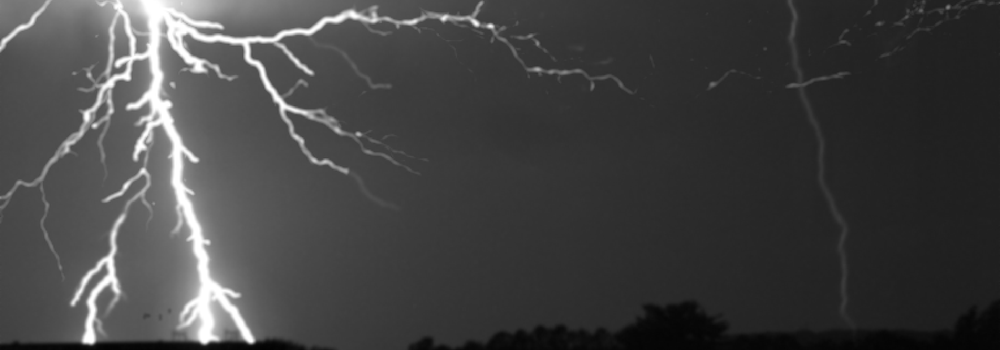
#> input picture ltg_video_int_img (1).png, 1000 x 350 px, shrunk from 2400 x 840 before the run
$ python reflection_detector.py
#> lines starting #> are read from the running program, lines starting #| are printed output that depends on the picture; after the words box and inside, x2 and y2 are one past the last pixel; in counts of white or black regions, pixels touching at a corner belong together
import cv2
import numpy as np

def find_feature_mask(image_path, threshold_value=100, min_area=100, aspect_ratio_threshold=2.0, top_margin_filter=50):
    """
    Finds a prominent vertical feature in the right half of an image using thresholding,
    morphological operations, and contour filtering.

    Args:
        image_path: The path to the image file.
        threshold_value: The threshold for binary segmentation.
        min_area: The minimum contour area to consider.
        aspect_ratio_threshold: The minimum height/width ratio to be considered vertical.
        top_margin_filter: The number of pixels from the top to ignore.

    Returns:
        A tuple of (mask, bounding_box) or (None, None) if no feature is found.
    """
#> called with image_path = 'ltg_video_int_img (1).png', threshold_value = 100, min_area = 100, aspect_ratio_threshold = 2, top_margin_filter = 50
    try:
        img = cv2.imread(image_path)
#> img is the input picture: shape (350, 1000, 3); min 2, max 255, mean 66.6
        if img is None:
            print(f"Error: Could not read image from {image_path}")
            return None, None

        gray = cv2.cvtColor(img, cv2.COLOR_BGR2GRAY)
        clahe = cv2.createCLAHE(clipLimit=4.0, tileGridSize=(8, 8))
        enhanced_gray = clahe.apply(gray)
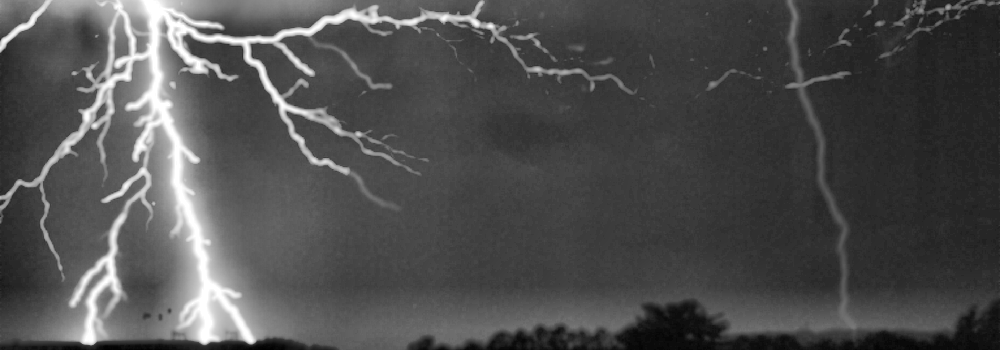
#> enhanced_gray: shape (350, 1000); min 1, max 255, mean 78.3

        height, width = enhanced_gray.shape
#> height = 350; width = 1000
        right_half = enhanced_gray[:, width // 2:]
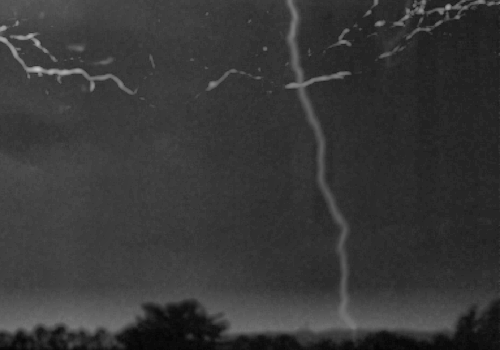
#> right_half: shape (350, 500); min 3, max 198, mean 54.9

        _, thresh = cv2.threshold(right_half, threshold_value, 255, cv2.THRESH_BINARY)
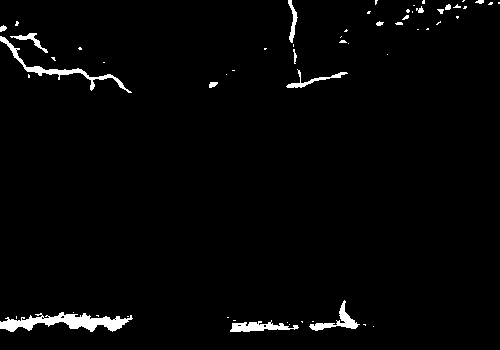
#> thresh: shape (350, 500); 2.2% white; 58 white regions (41 under 20 px), largest, box (x1, y1, x2, y2) and area: (0, 312, 133, 332) 1304, (0, 36, 132, 93) 690, (230, 320, 299, 332) 441
        kernel = np.ones((10, 3), np.uint8)
        morph_closed = cv2.morphologyEx(thresh, cv2.MORPH_CLOSE, kernel)
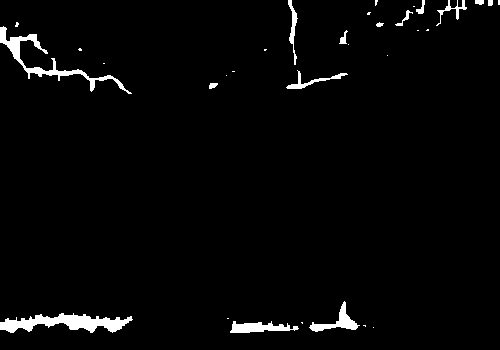
#> morph_closed: shape (350, 500); 2.6% white; 32 white regions (18 under 20 px)
        contours, _ = cv2.findContours(morph_closed, cv2.RETR_EXTERNAL, cv2.CHAIN_APPROX_SIMPLE)
#> contours = 32 contours, 20 with area under 20; largest, box (x1, y1, x2, y2) and area: (0, 313, 133, 333) 1230, (0, 26, 132, 94) 876, (230, 321, 299, 333) 406, (309, 301, 360, 332) 382, (286, 70, 348, 89) 178

        if not contours:
            return None, None

        filtered_contours = []
        for c in contours:
            x, y, w, h = cv2.boundingRect(c)
            if cv2.contourArea(c) > min_area and y > top_margin_filter and h > w * aspect_ratio_threshold:
                filtered_contours.append(c)
#> this loop made 32 passes
#> (x, y, w, h) on passes 1, 4, 6, 7, 8, 9, 11, 13, 15, 16, 18, 20: (373, 327, 1, 1), (230, 321, 69, 12), (0, 313, 133, 20), (309, 301, 51, 31), (209, 83, 9, 6), (226, 75, 1, 1), (286, 70, 62, 19), (387, 55, 1, 1), (78, 48, 4, 3), (348, 44, 1, 1), (339, 30, 9, 14), (0, 26, 132, 68)
#> (c, x, y, w, h) on passes 2, 3, 5, 10, 12, 14: ([[363, 325], [364, 325], [365, 326], [365, 325]], 363, 325, 3, 2), ([[301, 322], [302, 323], [302, 322]], 301, 322, 2, 2), ([[227, 318], [228, 318]], 227, 318, 2, 1), ([[232, 71], [234, 71]], 232, 71, 3, 1), ([[103, 63], [104, 63]], 103, 63, 2, 1), ([[264, 49], [264, 50], [265, 50], [266, 49]], 264, 49, 3, 2)
#> after the loop, filtered_contours = []

        if not filtered_contours:
            return None, None

        largest_contour = max(filtered_contours, key=cv2.contourArea)
        mask = np.zeros(right_half.shape, dtype=np.uint8)
        cv2.drawContours(mask, [largest_contour], -1, (255), thickness=cv2.FILLED)

        # Get the bounding box of the feature on the right side
        x, y, w, h = cv2.boundingRect(largest_contour)
        # Adjust x to be relative to the full image width
        x += width // 2

        return mask, (x, y, w, h)

    except Exception as e:
        print(f"An error occurred in find_feature_mask: {e}")
        return None, None

# [45 lines left out: function find_reflection_source, not called in this run]

if __name__ == "__main__":
    image_to_test = "ltg_video_int_img (1).png"

    mask, right_box = find_feature_mask(image_to_test, threshold_value=100)

    if mask is not None and right_box is not None:
        print("Feature mask created and feature found on the right side.")

        left_box = find_reflection_source(image_to_test, mask, right_box)

        if left_box is not None:
            print("Matching reflection source found on the left side.")

            # Draw rectangles on the original image
            img_to_draw = cv2.imread(image_to_test)

            # Right side box (reflection) in red
            rx, ry, rw, rh = right_box
            cv2.rectangle(img_to_draw, (rx, ry), (rx + rw, ry + rh), (0, 0, 255), 2)

            # Left side box (source) in green
            lx, ly, lw, lh = left_box
            cv2.rectangle(img_to_draw, (lx, ly), (lx + lw, ly + lh), (0, 255, 0), 2)

            output_path = 'reflection_match.png'
            cv2.imwrite(output_path, img_to_draw)
            print(f"Result with matched reflection saved to {output_path}")
        else:
            print("Could not find a matching source for the reflection.")
    else:
        print("Could not generate feature mask or find the feature.")

$ run again, with enhanced_right_half.png copied over ltg_video_int_img (1).png
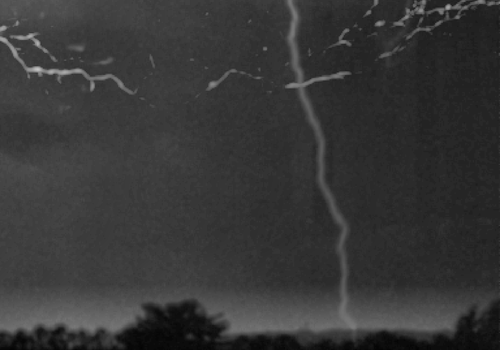
#> input picture enhanced_right_half.png, 500 x 350 px, shrunk from 1200 x 840 before the run
#> in find_feature_mask, img is the input picture: shape (350, 500, 3); min 3, max 198, mean 54.8
#> in find_feature_mask, `_, thresh = cv2.threshold(right_half, threshold_value, 255, cv2.THRESH..`:
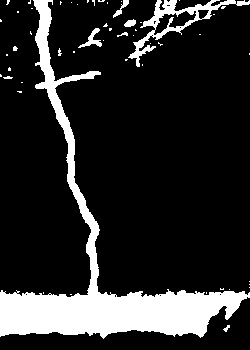
#> thresh: shape (350, 250); 16.2% white; 53 white regions (45 under 20 px), largest, box (x1, y1, x2, y2) and area: (0, 0, 250, 339) 12179, (128, 0, 250, 67) 1376, (78, 28, 102, 48) 159
#> in find_feature_mask, `morph_closed = cv2.morphologyEx(thresh, cv2.MORPH_CLOSE, kernel)`:
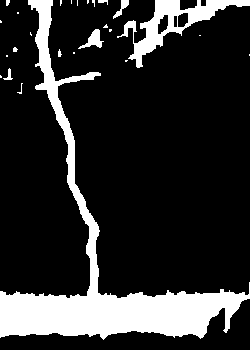
#> morph_closed: shape (350, 250); 17.6% white; 26 white regions (18 under 20 px)
#> contours = 26 contours, 21 with area under 20; largest, box (x1, y1, x2, y2) and area: (0, 0, 250, 340) 11854, (117, 0, 250, 68) 2336, (78, 29, 104, 49) 176, (113, 0, 129, 19) 78, (3, 68, 13, 80) 30
#> the loop in find_feature_mask, `for c in contours:` made 26 passes
#> (x, y, w, h) on passes 1, 3, 8, 9, 11, 12, 13, 14: (17, 83, 6, 11), (3, 68, 10, 12), (58, 49, 4, 8), (13, 47, 5, 5), (30, 32, 2, 4), (109, 29, 3, 3), (78, 29, 26, 20), (103, 24, 5, 4)
#> after the loop in find_feature_mask, `for c in contours:`: filtered_contours = []
